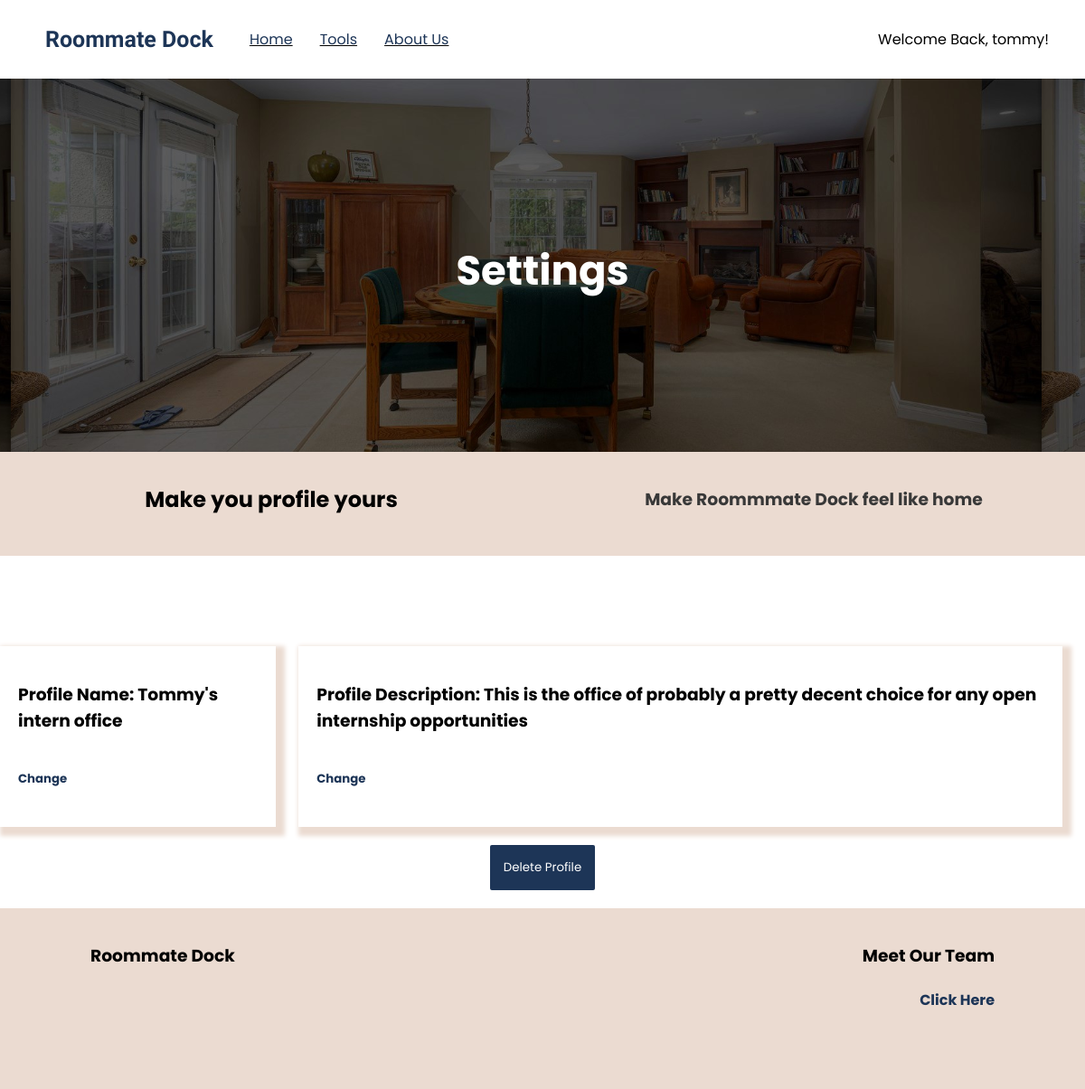
Screenshot of /rentsplit/setting/Tommy's intern office (signed in) with the database file from the repository.
### rentsplit/models.py (models this page shows, shortened)
class ProfileAuth(models.Model):
    name = models.CharField(max_length=64, unique=True)
    rent = models.IntegerField(default=0)
    users = models.ManyToManyField(User, related_name='profile')
    description = models.CharField(max_length=120, null=True)

### rentsplit/views.py (the view, shortened to what this page needs)
# urls.py: path('setting/<str:profile_name>', views.profile_settings, name='profile-settings'),
def profile_settings(request, profile_name):
    profile = ProfileAuth.objects.get(name=profile_name)
    context ={
        'profile': profile,
    }
    return render(request, 'rentsplit/settings.html', context)

### rentsplit/templates/rentsplit/settings.html (shortened to what this page needs)
{% extends 'dock/layout-landing.html' %}
{% load static %}
{% block body %}
<div class="content-wrapper app-banner background-image-divider-main center">
    <h1 class='padding-top white-text main-text big-text'>Settings</h1>
</div>
<div class="banner next-to-eachother padding-top-small padding-bottom-small center">
    <div class="half-div center">
        <h2 class='main-text' style='text-align:center;'>Make you profile yours</h2>
    </div>
    <div class="half-div center">
        <h3 class='sub-text'>Make Roommmate Dock feel like home</h3>
    </div>
</div>
    <div class="center next-to-eachother mobile-fit-content">
        <div class="big-card margin-top margin-bottom stack-divs mobile-width margin-right">
            <h3 class='main-text'>Profile Name: {{profile.name}}</h3>
            <h5 class='link main-text' id='settings-change-name'>Change</h5>
        </div>
        <div class="big-card margin-top margin-bottom stack-divs mobile-width margin-right">
            <h3 class='main-text'>Profile Description: {{profile.description}}</h3>
            <h5 class='link main-text' id='settings-change-description'>Change</h5>
        </div>
    </div>
    <div class="center margin-bottom">
        <button class='main-button' id='delete-profile-button'>Delete Profile</button>
    </div>
{% endblock body %}

### dock/templates/dock/layout-landing.html (shortened to what this page needs)
<!DOCTYPE html>
<html lang="en">
<head>
    {% load static %}
    {% load compress %}
    <link rel="stylesheet" href="{% static 'css/styles.css' %}">
</head>
<body>
    <div class="nav-container">
        <div class="nav-contents">
            <div class="left-in-div">
                <a href="{% url 'index' %}"><h3 class='nav-brand padding-left-med'>Roommate Dock</h3></a>
            </div>
            <div class="nav-options-container">
                <ul class='nav-options'>
                    <li class='nav-option'><a href="{% url 'index' %}">Home</a></li>
                    <div class='tools-menu'>
                        <li class='nav-option hover-dropdown' id='hover-tools-dropdownid'><a href="{% url 'options' %}">Tools</a></li>
                        </div>
                        <li class='nav-option'><a href="{% url 'index' %}">About Us</a></li>
                    </ul>
            </div>
            {% if user.is_authenticated %}
            <div class="right-in-div nav-profile">
                <a href"#" class='hover-dropdown' id='hover-profile-dropdownid'>Welcome Back, {{ request.user }}!</a>
            </div>
                {% endif %}
            </div>
        </div>
    {% block body %}
    {% endblock body %}
    <footer class='footer banner'>
        <div class="padding-footer row">
            <div class="half-div">
                <h3 class='main-text text-align-start'>Roommate Dock</h3>
            </div>
            <div class="half-div">
                <h3 class='main-text text-align-end'>Meet Our Team</h3>
                <h4 class='sub-text text-align-end link'><a href="http://tommy-pham.netlify.app/" target='blank'>Click Here</a></h4>
            </div>
        </div>
    </footer>
</body>
</html>

### static/css/styles.css (style rules this page uses)
body { padding: 0; margin: 0; }
html { padding: 0; margin: 0; }
a:link { color: #1d3557; text-decoration: none; }
.link { transition: 0.3s; cursor: pointer; color: #1d3557; }
.main-text { font-family: Poppins; margin-left: 0; margin-right: 0; }
.big-text { font-size: 45px !important; }
.sub-text { font-family: Poppins; color: rgb(56, 56, 56); }
.white-text { color: white; }
.margin-bottom { margin-bottom: 20px; }
.margin-right { margin-right: 25px; }
.margin-top { margin-top: 50px; }
.main-button { background-color: #1d3557; color: white !important; padding: 15px; font-family: Poppins; width: fit-content; border-radius: 2px; transition: 0.3s; border: none; cursor: pointer; }
.big-card { padding: 20px; box-shadow: 5px 5px 5px 5px rgb(235, 219, 209); width: fit-content; }
.nav-container { height: 57px; display: flex; justify-content: center; width: 100%; position: fixed; top: 0; background-color: white; font-family: Poppins; padding-top: 15px; padding-bottom: 15px; z-index: 1; transition: 0.4s; }
.nav-brand { font-family: "Secular One"; font-size: 25px; margin-top: 0; margin-bottom: 0; color: #1d3557; transition: 0.5s; }
.nav-contents { display: flex; flex-direction: row; align-items: center; width: 100%; }
.nav-options { display: flex; flex-direction: row; list-style: none; }
.nav-option { margin-right: 30px; text-decoration: underline; transition: 0.4s; }
.right-in-div { display: flex; margin-left: auto; margin-right: 40px; }
.nav-profile { display: flex; flex-direction: column; position: relative; }
#hover-profile-dropdownid { transition: 0.4s; z-index: 1; }
.next-to-eachother { display: flex; flex-direction: row; align-items: center; justify-content: space-evenly; }
.tools-menu { position: relative; }
.padding-top { padding-top: 100px; }
.padding-top-small { padding-top: 25px; }
.padding-bottom-small { padding-bottom: 25px; }
.padding-top-small { padding-top: 15px; }
.banner { background-color: rgb(235, 219, 209); }
.row { display: flex; flex-direction: row; }
.padding-footer { padding-top: 20px; padding-left: 100px; padding-right: 100px; }
.text-align-start { text-align: start; }
.text-align-end { text-align: end; }
.footer { height: 200px; }
.stack-divs { display: flex; flex-direction: column; }
.padding-left-med { padding-left: 50px; }
.half-div { width: 50%; }
.big-text { margin: 0; }
.background-image-divider-main { background-image: url("../media/rent-divider.jpeg"); height: 500px; background-position: 20% 50%; background-size: 95%; }
.center { display: flex; justify-content: center; align-items: center; }

### rows the page displays
ProfileAuth: name "Tommy's intern office", description "This is the office of probably a pretty decent choice for any open internship opportunities"

### other values shown
{{ request.user }} "tommy"
